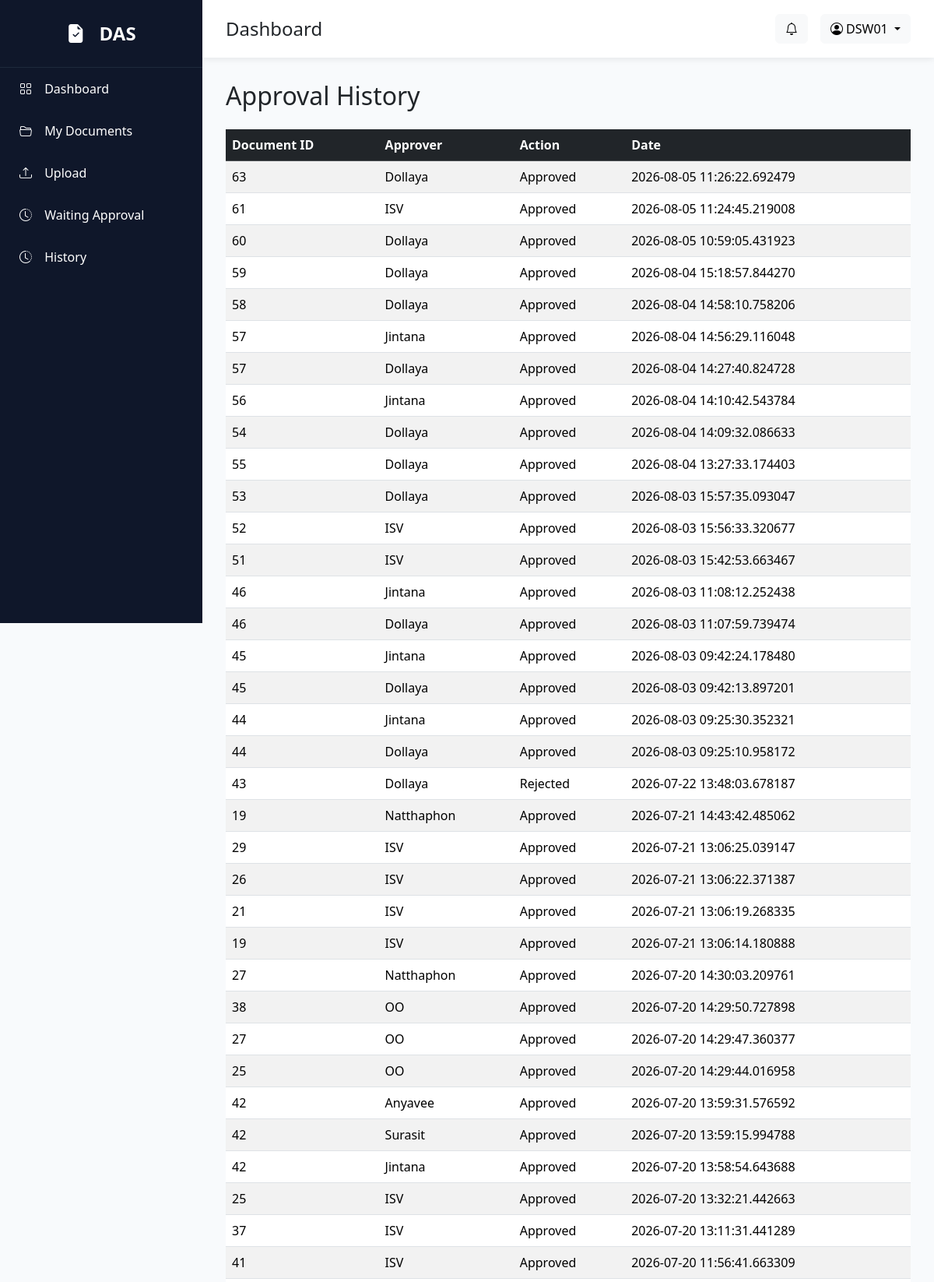
Screenshot of /history (signed in, upper part) with the database file from the repository.
### models/user.py (models this page shows)
class User(UserMixin, db.Model):
    __tablename__ = "users"
    id = db.Column(db.Integer, primary_key=True)
    employee_id = db.Column(db.String(20), unique=True, nullable=False)
    fullname = db.Column(db.String(200), nullable=False)
    username = db.Column(db.String(100), unique=True)
    password = db.Column(db.String(255), nullable=False)
    email = db.Column(db.String(150))
    department = db.Column(db.String(100))
    position = db.Column(db.String(100))
    role = db.Column(db.String(50), default="Employee")
    status = db.Column(db.String(20), default="Active")
    created_at = db.Column(db.DateTime, default=datetime.utcnow)
    approval_steps = db.relationship(
        "ApprovalStep",
        backref="approver",
        lazy=True
    )

### models/approval.py (models this page shows)
class ApprovalHistory(db.Model):
    __tablename__ = "approval_history"
    id = db.Column(db.Integer, primary_key=True)
    document_id = db.Column(
        db.Integer,
        db.ForeignKey("documents.id"),
        nullable=False
    )
    approver = db.Column(db.String(20), nullable=False)
    action = db.Column(db.String(20))
    comment = db.Column(db.Text)
    approved_at = db.Column(
        db.DateTime,
        default=lambda: datetime.utcnow() + timedelta(hours=7)
    )

### routes/document.py (the view)
@document_bp.route("/history")
@login_required
def approval_history():
    histories = ApprovalHistory.query.order_by(
        ApprovalHistory.approved_at.desc()
    ).all()
    return render_template(
        "documents/history.html",
        histories=histories
    )

### app.py (called while the page is built)
@login_manager.user_loader
def load_user(user_id):
    return User.query.get(int(user_id))

### templates/documents/history.html (shortened to what this page needs)
{% extends "layout/base.html" %}
{% block content %}
<h2 class="mb-4">Approval History</h2>
<div class="table-responsive d-none d-lg-block">
<table class="table table-striped">
    <thead class="table-dark">
        <tr>
            <th>Document ID</th>
            <th>Approver</th>
            <th>Action</th>
            <th>Date</th>
        </tr>
    </thead>
    <tbody>
        {% for h in histories %}
        <tr>
            <td>{{ h.document_id }}</td>
            <td>{{ h.approver }}</td>
            <td>{{ h.action }}</td>
            <td>{{ h.approved_at }}</td>
        </tr>
        {% endfor %}
    </tbody>
</table>
</div>
{% endblock %}

### templates/layout/base.html (shortened to what this page needs)
<!DOCTYPE html>
<html lang="en">
<head>
    <link href="https://cdn.jsdelivr.net/npm/bootstrap@5.3.7/dist/css/bootstrap.min.css" rel="stylesheet">
    <link href="https://cdn.jsdelivr.net/npm/bootstrap-icons@1.11.3/font/bootstrap-icons.min.css" rel="stylesheet">
    <link rel="stylesheet" href="{{ url_for('static', filename='css/style.css') }}">
</head>
<body>
    <div class="wrapper">
        <div class="sidebar d-none d-lg-block">
            <div class="logo">
                <i class="bi bi-file-earmark-check-fill"></i>
                DAS
            </div>
            <a href="/dashboard">
                <i class="bi bi-grid"></i>
                Dashboard
            </a>
            <a href="/documents">
                <i class="bi bi-folder2-open"></i>
                My Documents
            </a>
            <a href="/documents/create">
                <i class="bi bi-upload"></i>
                Upload
            </a>
            <a href="/documents/waiting">
                <i class="bi bi-clock-history"></i>
                Waiting Approval
            </a>
            <a href="/history">
                <i class="bi bi-clock-history"></i>
                History
            </a>
        </div>
        <div class="main">
            <div class="topbar">
                <div class="d-flex align-items-center">
                    <h4 class="mb-0">
                        {% block page_title %}
                        Dashboard
                        {% endblock %}
                    </h4>
                </div>
                <div class="d-flex align-items-center gap-3">
                    <button class="btn btn-light position-relative">
                        <i class="bi bi-bell"></i>
                    </button>
                    <div class="dropdown">
                        <button class="btn btn-light dropdown-toggle" data-bs-toggle="dropdown">
                            <i class="bi bi-person-circle"></i>
                            {{ current_user.employee_id }}
                        </button>
                    </div>
                </div>
            </div>
            <div class="content">
                {% block content %}
                {% endblock %}
            </div>
        </div>
    </div>
</body>
</html>

### static/css/style.css (style rules this page uses)
* { margin: 0; padding: 0; box-sizing: border-box; font-family: 'Segoe UI', sans-serif; }
body { background: #F8FAFC; }
.wrapper { display: flex; }
.sidebar { width: 260px; height: 100vh; background: #0F172A; color: white; position: fixed; }
.logo { padding: 25px; font-size: 24px; font-weight: bold; text-align: center; border-bottom: 1px solid #1E293B; }
.sidebar a { color: white; text-decoration: none; display: block; padding: 15px 25px; transition: .3s; }
.sidebar i { margin-right: 12px; }
.main { margin-left: 260px; width: 100%; }
.topbar { background: white; padding: 18px 30px; display: flex; justify-content: space-between; align-items: center; box-shadow: 0 2px 8px rgba(0, 0, 0, .08); }
.content { padding: 30px; }
.table-responsive { overflow-x: auto; }

### rows the page displays
User: employee_id "DSW01"
ApprovalHistory: document_id "63", approver "Dollaya", action "Approved", approved_at "2026-08-05 11:26:22.692479"
ApprovalHistory: document_id "61", approver "ISV", action "Approved", approved_at "2026-08-05 11:24:45.219008"
ApprovalHistory: document_id "60", approver "Dollaya", action "Approved", approved_at "2026-08-05 10:59:05.431923"
ApprovalHistory: document_id "59", approver "Dollaya", action "Approved", approved_at "2026-08-04 15:18:57.844270"
ApprovalHistory: document_id "58", approver "Dollaya", action "Approved", approved_at "2026-08-04 14:58:10.758206"
ApprovalHistory: document_id "57", approver "Jintana", action "Approved", approved_at "2026-08-04 14:56:29.116048"
ApprovalHistory: document_id "57", approver "Dollaya", action "Approved", approved_at "2026-08-04 14:27:40.824728"
ApprovalHistory: document_id "56", approver "Jintana", action "Approved", approved_at "2026-08-04 14:10:42.543784"
ApprovalHistory: document_id "54", approver "Dollaya", action "Approved", approved_at "2026-08-04 14:09:32.086633"
ApprovalHistory: document_id "55", approver "Dollaya", action "Approved", approved_at "2026-08-04 13:27:33.174403"
ApprovalHistory: document_id "53", approver "Dollaya", action "Approved", approved_at "2026-08-03 15:57:35.093047"
ApprovalHistory: document_id "52", approver "ISV", action "Approved", approved_at "2026-08-03 15:56:33.320677"
ApprovalHistory: document_id "51", approver "ISV", action "Approved", approved_at "2026-08-03 15:42:53.663467"
ApprovalHistory: document_id "46", approver "Jintana", action "Approved", approved_at "2026-08-03 11:08:12.252438"
ApprovalHistory: document_id "46", approver "Dollaya", action "Approved", approved_at "2026-08-03 11:07:59.739474"
ApprovalHistory: document_id "45", approver "Jintana", action "Approved", approved_at "2026-08-03 09:42:24.178480"
ApprovalHistory: document_id "45", approver "Dollaya", action "Approved", approved_at "2026-08-03 09:42:13.897201"
ApprovalHistory: document_id "44", approver "Jintana", action "Approved", approved_at "2026-08-03 09:25:30.352321"
ApprovalHistory: document_id "44", approver "Dollaya", action "Approved", approved_at "2026-08-03 09:25:10.958172"
ApprovalHistory: document_id "43", approver "Dollaya", action "Rejected", approved_at "2026-07-22 13:48:03.678187"
ApprovalHistory: document_id "19", approver "Natthaphon", action "Approved", approved_at "2026-07-21 14:43:42.485062"
ApprovalHistory: document_id "29", approver "ISV", action "Approved", approved_at "2026-07-21 13:06:25.039147"
ApprovalHistory: document_id "26", approver "ISV", action "Approved", approved_at "2026-07-21 13:06:22.371387"
ApprovalHistory: document_id "21", approver "ISV", action "Approved", approved_at "2026-07-21 13:06:19.268335"
ApprovalHistory: document_id "19", approver "ISV", action "Approved", approved_at "2026-07-21 13:06:14.180888"
ApprovalHistory: document_id "27", approver "Natthaphon", action "Approved", approved_at "2026-07-20 14:30:03.209761"
ApprovalHistory: document_id "38", approver "OO", action "Approved", approved_at "2026-07-20 14:29:50.727898"
ApprovalHistory: document_id "27", approver "OO", action "Approved", approved_at "2026-07-20 14:29:47.360377"
ApprovalHistory: document_id "25", approver "OO", action "Approved", approved_at "2026-07-20 14:29:44.016958"
ApprovalHistory: document_id "42", approver "Anyavee", action "Approved", approved_at "2026-07-20 13:59:31.576592"
ApprovalHistory: document_id "42", approver "Surasit", action "Approved", approved_at "2026-07-20 13:59:15.994788"
ApprovalHistory: document_id "42", approver "Jintana", action "Approved", approved_at "2026-07-20 13:58:54.643688"
ApprovalHistory: document_id "25", approver "ISV", action "Approved", approved_at "2026-07-20 13:32:21.442663"
ApprovalHistory: document_id "37", approver "ISV", action "Approved", approved_at "2026-07-20 13:11:31.441289"
ApprovalHistory: document_id "41", approver "ISV", action "Approved", approved_at "2026-07-20 11:56:41.663309"
